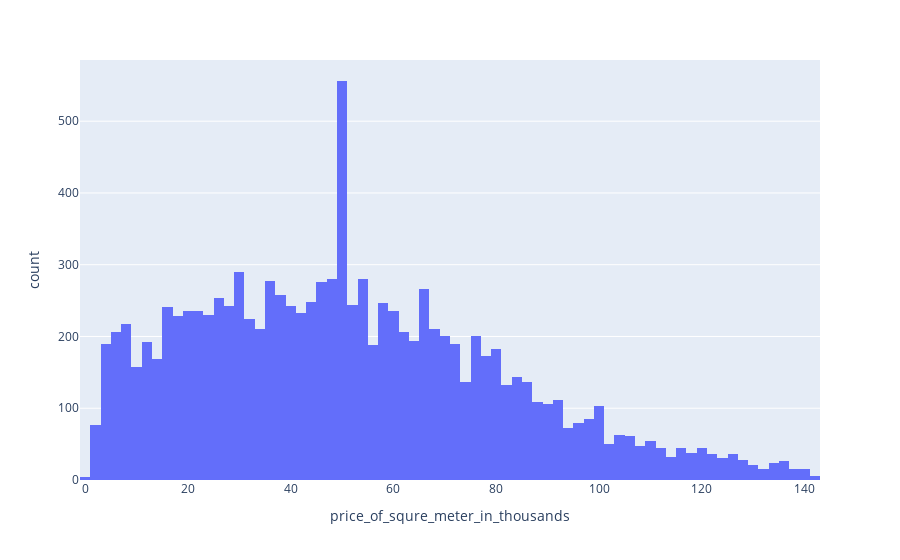

Notebook code cell kept with this figure:
### Code cell
px.histogram(df,x='price_of_squre_meter_in_thousands')

### Figure 1 — Plotly figure (JSON) as saved in the notebook; plotly's stock layout.template omitted (floating-point values rounded to 4 significant figures; data arrays with more than 128 entries replaced by an {"elided": "..."} marker saying what was removed)
{"data": [{"alignmentgroup": "True", "bingroup": "x", "hovertemplate": "price_of_squre_meter_in_thousands=%{x}<br>count=%{y}<extra></extra>", "legendgroup": "", "marker": {"color": "#636efa", "pattern": {"shape": ""}}, "name": "", "offsetgroup": "", "orientation": "v", "showlegend": false, "type": "histogram", "x": {"elided": "10939 float values"}, "xaxis": "x", "yaxis": "y"}], "layout": {"barmode": "relative", "legend": {"tracegroupgap": 0}, "margin": {"t": 60}, "xaxis": {"anchor": "y", "domain": [0, 1], "title": {"text": "price_of_squre_meter_in_thousands"}}, "yaxis": {"anchor": "x", "domain": [0, 1], "title": {"text": "count"}}}}
